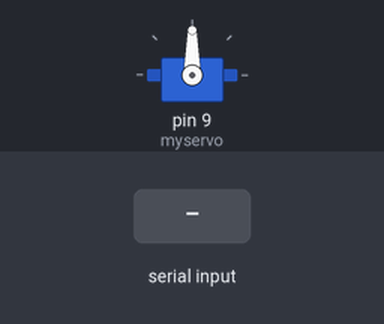
The sketch below on a simulated Arduino Uno, built with avr-gcc and run on an emulated ATmega328P. Shown: servo. The test bench sets the inputs (shaded band).

Above: at 1.2 s.
1.3 s: byte 30 received over Serial
At 1.8 s:
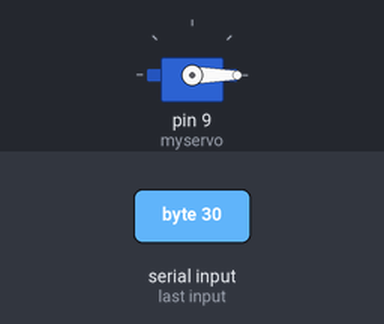
Timing chart, 0 to 4.3 s (numbered marks = the images above; inputs shaded):
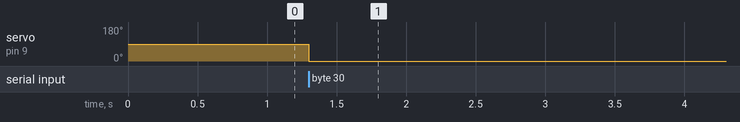

The sketch:

ServoProcessing2.ino
```cpp
#include <Servo.h>

Servo myservo;              // create servo object to control a servo

int data = 0;               // variable to read from the serial port
int val = 0;

void setup()
{
  myservo.attach(9);        // attaches the servo on pin 8 to the servo object
  Serial.begin(9600);       // starts the serial Serial at 9600 bauds
}

void loop()
{
  if (Serial.available())   // if data is available to read
  {
    if(abs(data-Serial.read()) < 10){

    }
      data = Serial.read();   // read it and store it in 'val'
      if(data < 0){
        val = data;
    }else{
        val=data;
    }
  myservo.write(val);      // sets the servo position according to value in val
  delay(10);                // waits for the servo to get there
}

}
```

Measured:
- after the input at 1.3 s, servo on pin 9 (myservo): 90° → 0° at once
